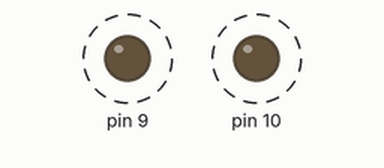
This sketch was run on a simulated Arduino Uno, built with avr-gcc and run on an emulated ATmega328P. Parts: output pins drawn as LEDs (lit = HIGH). Dashed ring = blinking.

Above: at 0.2 s.
Timing chart, 0 to 4.6 s (numbered marks = the images above):
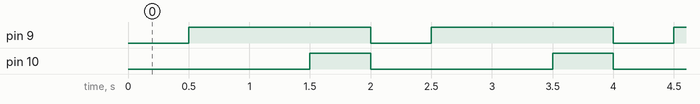

The sketch:

exercicio_2.ino
```cpp
void setup() {
  //Configurando os pinos PB1 e PB2 como saídas
  DDRB = 0b00000110;

}

void loop() {
  //Sequência 00
  PORTB = 0b00000000;
  _delay_ms(500);


  //Sequência 01
  PORTB = 0b00000010;
  _delay_ms(500);


  //Sequência 10
  PORTB = 0b00000010;
  _delay_ms(500);


  //Sequência 11
  PORTB = 0b00000110;
  _delay_ms(500);
}
```

Measured:
- by itself, pin 9: alternates HIGH for 1.5 s and LOW for 0.50 s
- by itself, pin 10: alternates HIGH for 0.50 s and LOW for 1.5 s
- by itself, everything shown: repeats every 2.0 s, in 3 steps
